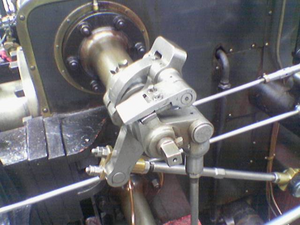
#> input picture machine.png, 300 x 225 px
$ python canny_edge.py
#> lines starting #> are read from the running program, lines starting #| are printed output that depends on the picture
import numpy as np
import matplotlib.pyplot as plt
import matplotlib.image as mpimg
from PIL import Image,ImageFilter
import math

#Show the img
def show_img(link):
  img = mpimg.imread(link)
  plt.imshow(img)
  plt.show()

#Grayscale Conversion: I = 0.299 * R + 0.587 * G + 0.114 * B
def gray_scale_img(link):
  gray_img = Image.open(link).convert('L')
  return gray_img

#Gaussian Blurring
def gaussian_blur_img(gray_img,r=1.5):
  blurred_img = gray_img.filter(ImageFilter.GaussianBlur(radius=r))
  blurred_arr = np.asarray(blurred_img)
  return blurred_arr

#Gradient magnitude and direction calculation
def gradient_calc(blurred_arr):
  Gx = np.array([[-1, 0, 1], [-2, 0, 2], [-1, 0, 1]])
  Gy = np.array([[-1, -2, -1], [0, 0, 0], [1, 2, 1]])

  [rows, columns] = np.shape(blurred_arr)
  sobel_filtered_image = np.zeros(shape=(rows, columns))
  sobel_filtered_direction = np.zeros(shape=(rows, columns))

  for i in range(rows - 2):
      for j in range(columns - 2):
          gx = np.sum(np.multiply(Gx, blurred_arr[i:i + 3, j:j + 3]))  # x direction
          gy = np.sum(np.multiply(Gy, blurred_arr[i:i + 3, j:j + 3]))  # y direction
          sobel_filtered_direction[i+1,j+1] = math.degrees(math.atan2(gy,gx))
          sobel_filtered_image[i + 1, j + 1] = np.sqrt(gx ** 2 + gy ** 2)  # calculate the "hypotenuse"
  return sobel_filtered_image, sobel_filtered_direction

#Non-maximum suppression
def non_max_suppression(img,direction):
  rows,columns = img.shape
  suppressed_matrix = np.zeros((rows,columns), dtype=np.int32)

  for i in range(1,rows-1):
      for j in range(1,columns-1):
          neg_direction = 255
          pos_direction = 255

          #check direction for gradient
          if (0 <= direction[i,j] < 22.5) or (157.5 <= direction[i,j] <= 180):
              neg_direction = img[i, j+1]
              pos_direction = img[i, j-1]
          elif (22.5 <= direction[i,j] < 67.5):
              neg_direction = img[i+1, j-1]
              pos_direction = img[i-1, j+1]
          elif (67.5 <= direction[i,j] < 112.5):
              neg_direction = img[i+1, j]
              pos_direction = img[i-1, j]
          elif (112.5 <= direction[i,j] < 157.5):
              neg_direction = img[i-1, j-1]
              pos_direction = img[i+1, j+1]

          #keep pixel if it is a local maximum
          if (img[i,j] >= pos_direction) and (img[i,j] >= neg_direction):
              suppressed_matrix[i,j] = img[i,j]
          else:
              suppressed_matrix[i,j] = 0
  return suppressed_matrix

#double threshold
def double_threshold(suppressed_matrix,lowRatio=0.05,highRatio=0.09,weak=25,strong=255):
  highThreshold = suppressed_matrix.max() * highRatio
  lowThreshold = highThreshold  * lowRatio

  rows,columns = suppressed_matrix.shape
  threshold_matrix = np.zeros((rows,columns),dtype=np.int32)


  strong_i, strong_j = np.where(suppressed_matrix >= highThreshold)
  zeros_i, zeros_j = np.where(suppressed_matrix < lowThreshold)
  weak_i, weak_j = np.where((suppressed_matrix <= highThreshold) & (suppressed_matrix >= lowThreshold))

  threshold_matrix[strong_i,strong_j] = strong
  threshold_matrix[weak_i,weak_j] = weak
  threshold_matrix[zeros_i,zeros_j] = 0
  return threshold_matrix

def hysteresis(threshold_matrix,weak=25,strong=255):
  rows,cols = threshold_matrix.shape
  final = np.zeros((rows,cols))
  for r in range(1,rows-1):
      for c in range(1,cols-1):
          if (threshold_matrix[r,c] == weak):
              if ((threshold_matrix[r+1, c-1] == strong) or (threshold_matrix[r+1, c] == strong) or (threshold_matrix[r+1, c+1] == strong)
                          or (threshold_matrix[r, c-1] == strong) or (threshold_matrix[r, c+1] == strong)
                          or (threshold_matrix[r-1, c-1] == strong) or (threshold_matrix[r-1, c] == strong) or (threshold_matrix[r-1, c+1] == strong)):
                  final[r, c] = strong
              else:
                  final[r, c] = 0
          elif (threshold_matrix[r,c] == strong):
              final[r,c] = strong
  return final

def canny_edge_detection(link):
  gray_scale = gray_scale_img(link)
  blurred_matrix = gaussian_blur_img(gray_scale)
  G,direction = gradient_calc(blurred_matrix)
  suppressed_matrix = non_max_suppression(G,direction)
  threshold_matrix = double_threshold(suppressed_matrix)
  final_matrix = hysteresis(threshold_matrix)

  original = mpimg.imread(link)
  fig, (ax1, ax2) = plt.subplots(1, 2)

  ax1.imshow(original)
  ax2.imshow(final_matrix,cmap='gray',vmin=0,vmax=255)
  plt.show()
  ax1.axis('off')
  ax2.axis('off')

  return final_matrix

while True:
  image_path = input("Enter the path of the image: ")
#> the answer given: machine.png
  try:
    canny_edge_detection(image_path)
#> in gray_scale_img, `gray_img = Image.open(link).convert('L')`:
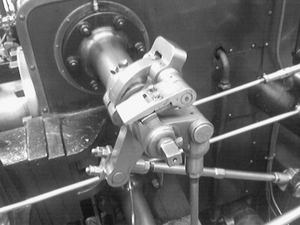
#> gray_img: PIL image 300x225 L; min 11, max 255, mean 105.2
#> in gaussian_blur_img, `blurred_img = gray_img.filter(ImageFilter.GaussianBlur(radius=r))`:
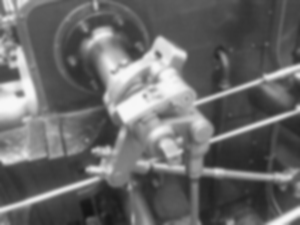
#> blurred_img: PIL image 300x225 L; min 20, max 247, mean 105.2
#> after the loop in gradient_calc, `for i in range(rows - 2):`:
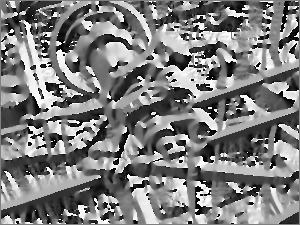
#> sobel_filtered_direction: shape (225, 300) float64; min -179.7, max 180, mean -1.2; drawn with min black and max white
#> after the loop in gradient_calc, `for i in range(rows - 2):`:
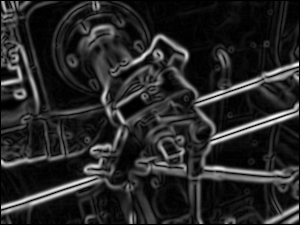
#> sobel_filtered_image: shape (225, 300) float64; min 0, max 340.9, mean 52.3; drawn with min black and max white
#> after the loop in non_max_suppression, `for i in range(1,rows-1):`:
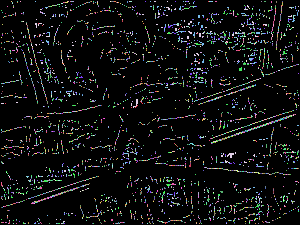
#> suppressed_matrix: shape (225, 300) int32; 334 distinct labels, from 0 to 340; one colour per label, 0 black
#> in double_threshold, `highThreshold = suppressed_matrix.max() * highRatio`: highThreshold = 30.6
#> in double_threshold, `lowThreshold = highThreshold  * lowRatio`: lowThreshold = 1.53
#> in double_threshold, `strong_i, strong_j = np.where(suppressed_matrix >= highThreshold)`: strong_i = 3347 values from 1 to 223; strong_j = 3347 values, max 298 at index 460, min 1 at index 304, mean 148.9
#> in double_threshold, `weak_i, weak_j = np.where((suppressed_matrix <= highThreshold) & (supp..`: weak_i = 2871 values from 1 to 223; weak_j = 2871 values, max 298 at index 93, min 1 at index 168, mean 170.3
#> in canny_edge_detection, `threshold_matrix = double_threshold(suppressed_matrix)`:
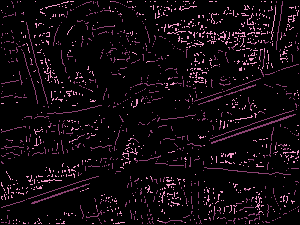
#> threshold_matrix: shape (225, 300) int32; 3 distinct labels, from 0 to 255; one colour per label, 0 black
#> after the loop in hysteresis, `for r in range(1,rows-1):`:
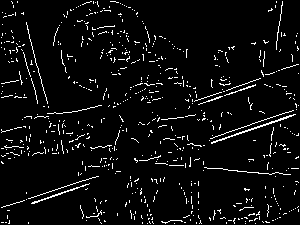
#> final: shape (225, 300) float64; 5.2% white in thin lines or dots
    break
  except Exception as e:
     print(f"Error: {e}. Please enter a valid image path.")
